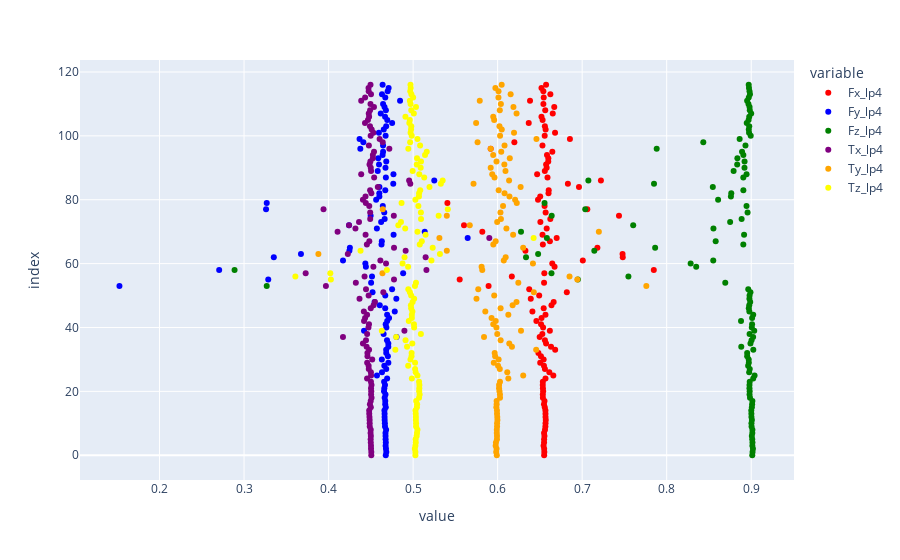

The notebook cell this image was saved under:
### Code cell
plty.scatter(X_lp4_df, x = ["Fx_lp4", "Fy_lp4", "Fz_lp4", "Tx_lp4", "Ty_lp4", "Tz_lp4"],   color_discrete_map= dic)
